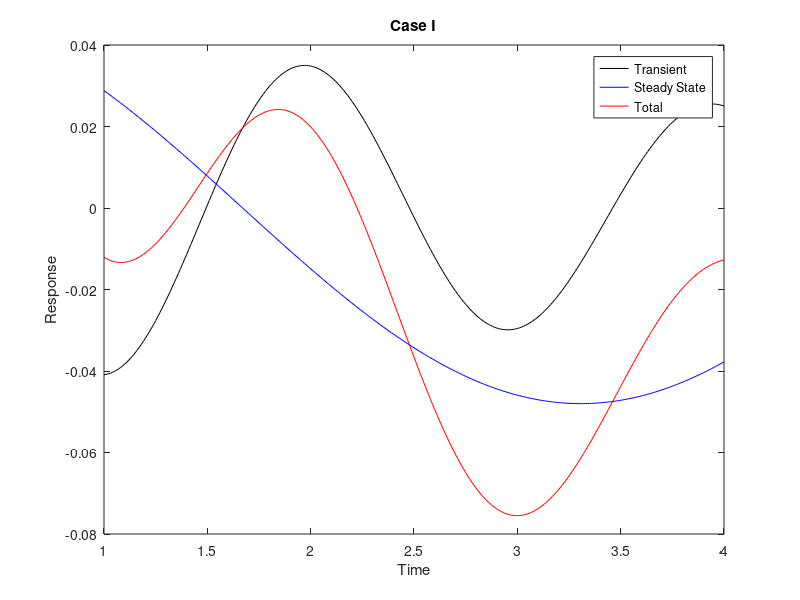

Write the MATLAB code that produced this figure.
%%Initial Conditions
zeta = 0.05;
r = 0.3;
naturalfreq = 3.198;
dampfreq = 3.194;
phi = 0.033;
X = 0.048;
omega = 0.96;
Xinitial = 0.048;
phizero = 0.0599;
%%Inputting time
idx=1;
time = [1:.01:4];
for t = time
    transient(idx) = Xinitial*exp(-zeta*naturalfreq*t)*cos((dampfreq*t)-phizero);
    steadystate(idx) = X*cos((omega*t)-phi);
    total(idx) = Xinitial*exp(-zeta*naturalfreq*t)*cos((dampfreq*t)-phizero) + X*cos((omega*t)-phi);
    idx=idx+1;
end
%%Plot
plot(time,transient,'k');
hold on
plot(time,steadystate,'b');
hold on
plot(time,total,'r');
legend('Transient','Steady State','Total');
xlabel('Time');
ylabel('Response');
title('Case I');